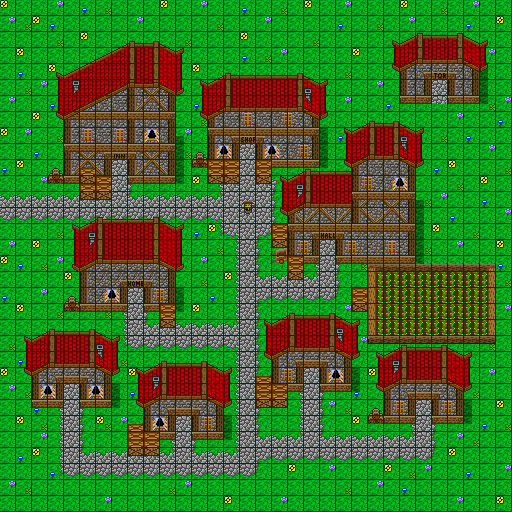

A level layout from a 2D game, rendered from its tile map. Below: a short description, then the map file with tile-grid data replaced by summaries:
An orthogonal 64x64 tile map with 8x8 px tiles, 3 tile layers (BG, FG, Grid), 1 hidden layer not drawn, 4 tilesets and 11 objects (11x Event).

<map version="1.5" tiledversion="1.5.0" orientation="orthogonal" renderorder="right-down" width="64" height="64" tilewidth="8" tileheight="8" infinite="0" backgroundcolor="#000000" nextlayerid="9" nextobjectid="13">
 <properties>
  <property name="Flags" value="clipUp,clipDown,clipLeft,clipRight" />
  <property name="Max Steps" type="int" value="0" />
  <property name="Min Steps" type="int" value="0" />
  <property name="On Load Event" value="" />
  <property name="music" value="town" />
 </properties>
 <tileset firstgid="1" source="../tilesets/town.tsx" />
 <tileset firstgid="129" source="../Tiled/grid.tsx" />
 <tileset firstgid="130" source="../Tiled/passability.tsx" />
 <tileset firstgid="131" source="../Tiled/sprites.tsx" />
 <layer id="1" name="BG" width="64" height="64">
  <data>[4096 cells, 4096 non-empty, 80 distinct tile ids]</data>
 </layer>
 <objectgroup id="6" name="Events" offsetx="0" offsety="4">
  <object id="1" name="Teleport to home" type="Event" gid="131" x="128" y="296" width="16" height="24">
   <properties>
    <property name="Flags: Door" type="bool" value="true" />
    <property name="Script">hideScreen("maskOut", 1)
teleport("maps/town1/home.dat", 7, 15, "up")
showScreen("unwipeOut", 1)</property>
   </properties>
  </object>
  <object id="2" name="Teleport to hall" type="Event" gid="131" x="320" y="248" width="16" height="24">
   <properties>
    <property name="Flags: Door" type="bool" value="true" />
    <property name="Script">hideScreen("maskOut", 1)
teleport("maps/town1/hall/floor1.dat", 4, 15, "up")
showScreen("unwipeOut", 1)</property>
   </properties>
  </object>
  <object id="3" name="Teleport to inn" type="Event" gid="131" x="112" y="168" width="16" height="24">
   <properties>
    <property name="Flags: Door" type="bool" value="true" />
    <property name="Script">hideScreen("maskOut", 1)
teleport("maps/town1/inn/floor1.dat", 7, 15, "up")
showScreen("unwipeOut", 1)</property>
   </properties>
  </object>
  <object id="4" name="Tor Door" type="Event" gid="131" x="432" y="88" width="16" height="24">
   <properties>
    <property name="Flags: Button" type="bool" value="true" />
    <property name="Flags: Door" type="bool" value="false" />
    <property name="Script">showDialog("TOR DOOR")
showMessage("This door is broken and",
                       "cannot be opened without",
                       "a special ability")
hideDialog()</property>
   </properties>
  </object>
  <object id="5" name="Teleport to house1" type="Event" gid="131" x="64" y="392" width="16" height="24">
   <properties>
    <property name="Flags: Door" type="bool" value="true" />
    <property name="Script">hideScreen("maskOut", 1)
teleport("maps/town1/house1.dat", 7, 15, "up")
showScreen("unwipeOut", 1)</property>
   </properties>
  </object>
  <object id="6" name="Teleport to house2" type="Event" gid="131" x="176" y="424" width="16" height="24">
   <properties>
    <property name="Flags: Door" type="bool" value="true" />
    <property name="Script">hideScreen("maskOut", 1)
teleport("maps/town1/house2.dat", 7, 15, "up")
showScreen("unwipeOut", 1)</property>
   </properties>
  </object>
  <object id="7" name="Teleport to house3" type="Event" gid="131" x="304" y="376" width="16" height="24">
   <properties>
    <property name="Flags: Door" type="bool" value="true" />
    <property name="Script">hideScreen("maskOut", 1)
teleport("maps/town1/house3.dat", 7, 15, "up")
showScreen("unwipeOut", 1)</property>
   </properties>
  </object>
  <object id="8" name="Locked" type="Event" gid="131" x="416" y="408" width="16" height="24">
   <properties>
    <property name="Flags: Button" type="bool" value="true" />
    <property name="Flags: Door" type="bool" value="false" />
    <property name="Script">showOneLiner("This door is locked.")
waitButtons()
hideDialog()</property>
   </properties>
  </object>
  <object id="10" name="Teleport to shop" type="Event" gid="131" x="240" y="152" width="16" height="24">
   <properties>
    <property name="Flags: Door" type="bool" value="true" />
    <property name="Script">hideScreen("maskOut", 1)
teleport("maps/town1/shop.dat", 4, 15, "up")
showScreen("unwipeOut", 1)</property>
   </properties>
  </object>
  <object id="11" name="Larry" type="Event" gid="136" x="352" y="304" width="16" height="24">
   <properties>
    <property name="Flags: Button" type="bool" value="true" />
    <property name="Script">showDialog("Larry")
ifVariable(0, "&lt;", 3)
  bufferMessage("Howdy ")
  bufferValue("name")
  showMessage(".",
                         "Just tending the crops.",
                         "Looks like it might be a",
                         "good yield this year.")
elseIfVariable(0, "==", 3)
  showMessage("The mayor is looking for", "you.")
elseIfVariable(0, "==", 4)
  showMessage("I don't know what to say")
else
  bufferMessage("Back already ")
  bufferValue("name")
  bufferCharacter(".")
  showMessage()
endIf
hideDialog()</property>
   </properties>
  </object>
  <object id="12" name="Teleport to world map" type="Event" gid="386" x="0" y="0" width="16" height="24">
   <properties>
    <property name="Flags: Exit" type="bool" value="true" />
    <property name="Script">ifVariable(0, "&lt;", 3)
  showDialog("__PLAYER__")
  showMessage("I can't leave town yet.",
                         "I still need to clear",
                         "the cellar.")
  hideDialog()
elseIfVariable(0, "==", 3)
  showDialog("__PLAYER__")
  showMessage("I can't leave town yet.",
                         "Not while the mayor is",
                         "looking for me.")
  hideDialog()
elseIfVariable(0, "==", 4)
  showDialog("__PLAYER__")
  showMessage("I'm coming Cecilia.")
  hideDialog()
  changeVariable(0, "set", 5)
endIf
ifVariable(0, "&gt;=", 5)
  #teleport("maps/overworld.dat", 28, 16, "left")
  hideScreen("fadeOut", 2)
  showImage("screens/tobecontinued.gfx")
  waitButtons()
  hideScreen("instant", 1)
  hideImage()
  showScreen("fadeIn", 2)
  movePlayer("backward", true)
else
  movePlayer("backward", true)
endIf</property>
   </properties>
  </object>
 </objectgroup>
 <layer id="2" name="FG" width="64" height="64">
  <data>[4096 cells, 703 non-empty, 46 distinct tile ids]</data>
 </layer>
 <layer id="4" name="Passability" width="64" height="64" visible="0">
  <data>[4096 cells, 733 non-empty, 1 distinct tile ids]</data>
 </layer>
 <layer id="5" name="Grid" width="64" height="64">
  <data>[4096 cells, 1024 non-empty, 1 distinct tile ids]</data>
 </layer>
</map>
